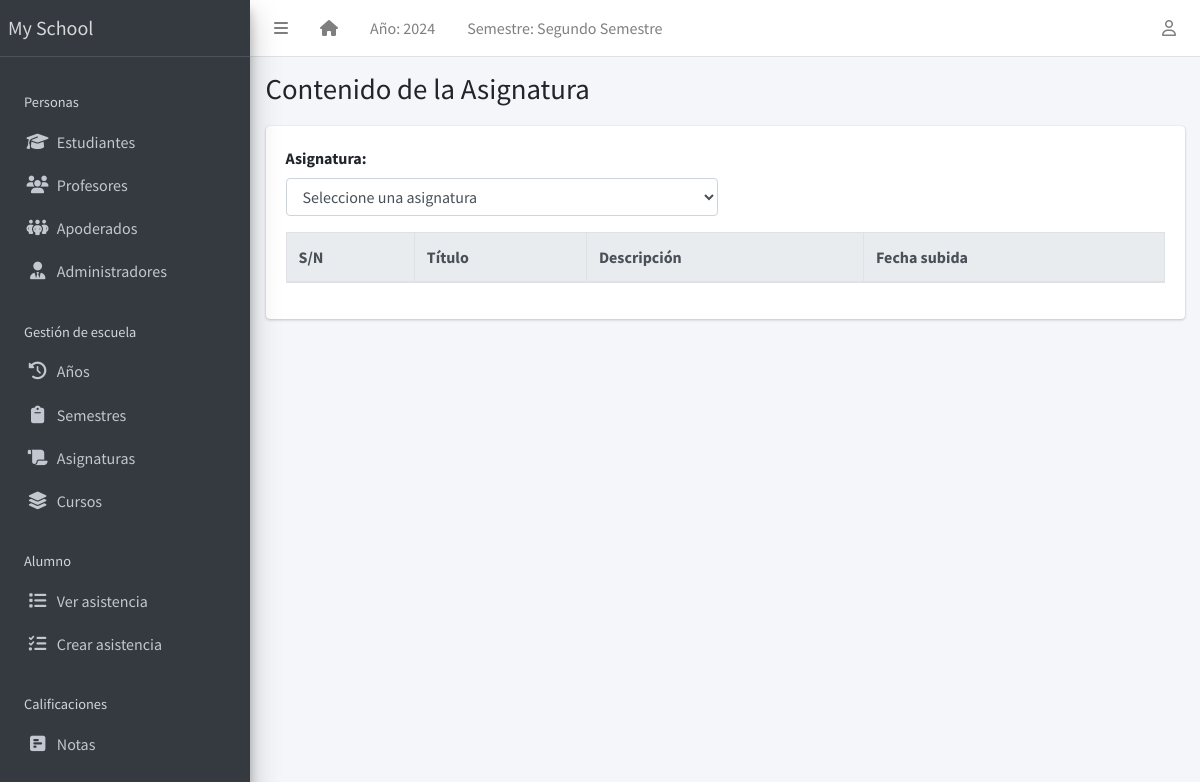
The page /representative/representative/1/content/ on the database its author committed.
### apps/corecode/models.py (models this page shows, shortened)
class AcademicSession(models.Model):
    name = models.CharField(max_length=200, unique=True)
    current = models.BooleanField(default=True)
    class Meta:
        ordering = ["-name"]

class AcademicTerm(models.Model):
    name = models.CharField(max_length=20, unique=True)
    current = models.BooleanField(default=True)
    class Meta:
        ordering = ["name"]

class SiteConfig(models.Model):
    key = models.SlugField()
    value = models.CharField(max_length=200)

### apps/representatives/views.py (the view)
# urls.py: path("representative/<int:pk>/content/", RepresentativeContentView.as_view(), name="representative_content"),
class RepresentativeContentView(DetailView):
    template_name = 'representatives/representatives_content.html'
    model = Representatives
    context_object_name = 'representative'
    def get_context_data(self, **kwargs):
        context = super().get_context_data(**kwargs)
        students = Student.objects.filter(representante=self.object)
        subjects = Subject.objects.filter(students__in=students).distinct()  # Asegúrate de que "students" es el campo de relación
        context['subjects'] = subjects
        subject_id = self.request.GET.get('subject_id')
        if subject_id:
            selected_subject = get_object_or_404(Subject, pk=subject_id)
            context['selected_subject'] = selected_subject
            context['contents'] = selected_subject.contents.all()  # Asegúrate de que 'contents' es el nombre correcto de la relación de contenidos en Subject
        else:
            context['selected_subject'] = None
            context['contents'] = []
        return context

### apps/corecode/context_processors.py (called while the page is built)
def site_defaults(request):
    current_session = AcademicSession.objects.get(current=True)
    current_term = AcademicTerm.objects.get(current=True)
    vals = SiteConfig.objects.all()
    contexts = {
        "current_session": current_session.name,
        "current_term": current_term.name,
    }
    for val in vals:
        contexts[val.key] = val.value
    return contexts

### apps/templatetags/user_groups.py (called while the page is built)
@register.filter
def in_group(user, group_id):
    return user.groups.filter(id=group_id).exists()

### apps/representatives/templates/representatives/representatives_content.html (shortened to what this page needs)
{% extends 'base.html' %}
{% block title %}Contenido de la Asignatura{% endblock title %}
{% block content %}
<div class="row mb-3">
    <div class="col-md-6">
        <label for="filter-subject" class="form-label" style="font-weight: bold;">Asignatura:</label>
        <select id="filter-subject" class="form-control" onchange="filterContentBySubject()">
            <option value="">Seleccione una asignatura</option>
        </select>
    </div>
</div>
<div class="table-responsive">
    <table id="contentTable" class="table table-bordered table-hover" data-page-length='10'>
        <thead class="thead-light">
            <tr>
                <th>S/N</th>
                <th>Título</th>
                <th>Descripción</th>
                <th>Fecha subida</th>
            </tr>
        </thead>
    </table>
</div>
{% endblock content %}

### templates/base.html (shortened to what this page needs)
{% load static %}
{% load custom_templatetag %}
<!DOCTYPE html>
<html lang="en">
<head>
  <link rel="stylesheet" href="https://cdnjs.cloudflare.com/ajax/libs/dropzone/5.9.3/dropzone.min.css">
  <link rel="stylesheet" href="https://cdnjs.cloudflare.com/ajax/libs/font-awesome/6.6.0/css/all.min.css" />
  <link rel="stylesheet"
    href="{% static 'plugins/overlayScrollbars/css/OverlayScrollbars.min.css' %}">
  <link rel="stylesheet" href="{% static 'plugins/Datatables/datatables.min.css' %}" />
  <link rel="stylesheet" href="{% static 'dist/css/adminlte.min.css' %}">
</head>
<body
  class="hold-transition sidebar-mini layout-fixed layout-navbar-fixed layout-footer-fixed">
  <div class="wrapper">
    <nav class="main-header navbar navbar-expand navbar-white navbar-light">
      <ul class="navbar-nav">
        <li class="nav-item">
          <a class="nav-link" data-widget="pushmenu" href="#" role="button"><i
              class="fas fa-bars"></i></a>
        </li>
        <li class="nav-item d-none d-sm-inline-block">
          <a href="{% url 'home' %} " class="nav-link"><i class="fa fa-home"></i></a>
        </li>
        <li class="nav-item d-none d-sm-inline-block">
          <a href="{% url 'current-session' %}" class="nav-link">Año: {{ current_session }}</a>
        </li>
        <li class="nav-item d-none d-sm-inline-block">
          <a href="{% url 'current-session' %}" class="nav-link">Semestre: {{ current_term }}</a>
        </li>
      </ul>
      <ul class="navbar-nav ml-auto">
        <li class="nav-item dropdown">
          <a class="nav-link" data-toggle="dropdown" href="#">
            <i class="far fa-user"></i>
          </a>
        </li>
      </ul>
    </nav>
    <aside class="main-sidebar sidebar-dark-primary elevation-4">
      <a href="{% url 'home' %}" class="brand-link">{{ school_name | default:"MySchool" }}</a>
      <div class="sidebar">
        <nav class="mt-2">
          <ul class="nav nav-pills nav-sidebar flex-column" data-widget="treeview" role="menu" data-accordion="false">
            <li class="nav-header" style="padding: 1.7rem 1rem .5rem;">Personas</li>
            <li class="nav-item">
              <a href="{% url 'student-list' %}" class="nav-link">
                <i class="nav-icon fas fa-graduation-cap"></i>
                <p>
                  Estudiantes
                </p>
              </a>
            </li>
            <li class="nav-item">
              <a href="{% url 'teacher-list' %}" class="nav-link">
                <i class="nav-icon fas fa-users"></i>
                <p>
                  Profesores
                </p>
              </a>
            </li>
            <li class="nav-item">
              <a href="{% url 'representatives-list' %}" class="nav-link">
                <i class="nav-icon fas fa-people-group"></i>
                <p>
                  Apoderados
                </p>
              </a>
            </li>
            <li class="nav-item">
              <a href="{% url 'staff-list' %}" class="nav-link">
                <i class="nav-icon fas fa-user-tie"></i>
                <p>
                  Administradores
                </p>
              </a>
            </li>
            <li class="nav-header">Gestión de escuela</li>
            <li class="nav-item">
              <a href="{% url 'sessions' %}" class="nav-link">
                <i class="nav-icon fas fa-clock-rotate-left"></i>
                <p>
                  Años
                </p>
              </a>
            </li>
            <li class="nav-item">
              <a href="{% url 'terms' %}" class="nav-link">
                <i class="nav-icon fas fa-clipboard"></i>
                <p>
                  Semestres
                </p>
              </a>
            </li>
            <li class="nav-item">
              <a href="{% url 'subjects' %}" class="nav-link">
                <i class="nav-icon fas fa-scroll"></i>
                <p>
                  Asignaturas
                </p>
              </a>
            </li>
            <li class="nav-item">
              <a href="{% url 'classes' %}" class="nav-link">
                <i class="nav-icon fas fa-layer-group"></i>
                <p>
                  Cursos
                </p>
              </a>
            </li>
            <li class="nav-header" style="padding: 1.7rem 1rem .5rem;">Alumno</li>
            <li class="nav-item">
              <a href="{% url 'attendance-list' %}" class="nav-link">
                <i class="nav-icon fas fa-list"></i>
                <p>
                  Ver asistencia
                </p>
              </a>
            </li>
            <li class="nav-item">
              <a href="{% url 'attendance-list' %}" class="nav-link">
                <i class="nav-icon fas fa-list-check"></i>
                <p>
                  Crear asistencia
                </p>
              </a>
            </li>
            <li class="nav-header">Calificaciones</li>
            <li class="nav-item">
              <a href="{% url 'subject_list' %}" class="nav-link">
                <i class="nav-icon fas fa-square-poll-horizontal"></i>
                <p>
                  Notas
                </p>
              </a>
            </li>
            <li class="nav-header">Anuncios</li>
          </ul>
        </nav>
      </div>
    </aside>
    <div class="content-wrapper">
      <section class="content-header">
        <div class="container-fluid">
          <div class="row mb-1">
            <div class="col-sm-8">
              <h1>{% block title %}{% endblock title %}</h1>
            </div>
            <div class="col-sm-4">
            </div>
          </div>
        </div>
      </section>
      <section class="content">
        <div class="container-fluid">
          <div class="row">
            <div class="col-md-12">
              {% block fullcard %}
              <div class="card">
                <div class="card-body">
                  <div class="row">
                    <div class="col">
                      {% block content %}
                      {% endblock content %}
                    </div>
                  </div>
                </div>
              </div>
              {% endblock fullcard %}
            </div>
          </div>
        </div>
      </section>
    </div>
  </div>
</body>
</html>

### rows shown on the page
AcademicSession: name "2024"
AcademicTerm: name "Segundo Semestre"
SiteConfig: value "My School"
